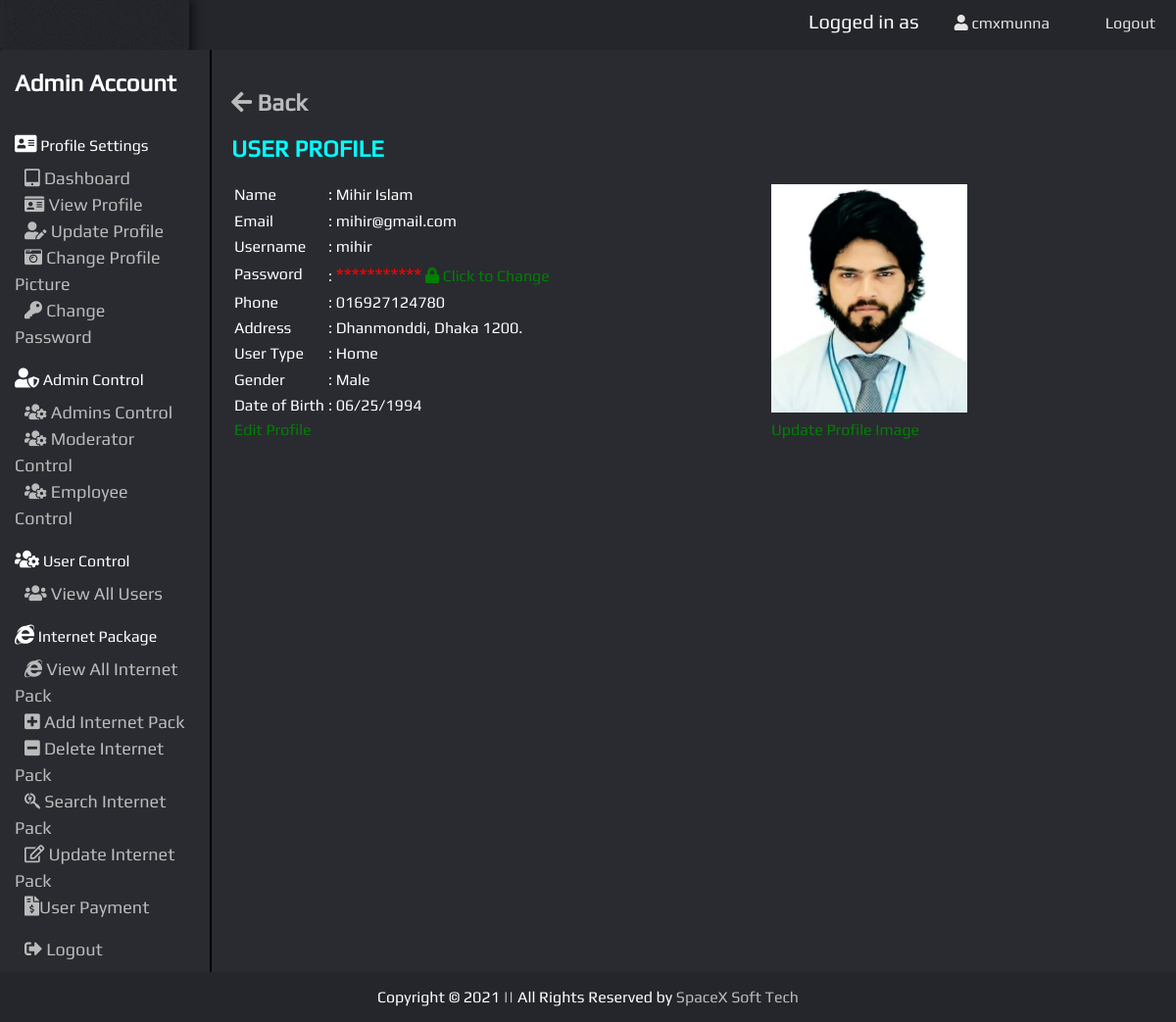
The app's page /user_view/view_userProfile.php?user_id=0235235 (signed in) with its own data.
### tables this page shows
CREATE TABLE `userinfo` (
  `id` int(11) NOT NULL,
  `user_id` varchar(100) NOT NULL,
  `name` varchar(40) NOT NULL,
  `email` varchar(40) NOT NULL,
  `username` varchar(40) NOT NULL,
  `password` varchar(100) NOT NULL,
  `phone` varchar(40) NOT NULL,
  `address` varchar(100) NOT NULL,
  `usertype` varchar(40) NOT NULL,
  `gender` varchar(40) NOT NULL,
  `dob` varchar(40) NOT NULL,
  `image` text DEFAULT NULL
);

### model/user_model.php (called while the page is built, shortened)
<?php
    function showuser($user_id)
    {
        $conn = db_conn();
        $selectQuery = "SELECT * FROM `userinfo` where user_id = ?";
        try {
            $stmt = $conn->prepare($selectQuery);
            $stmt->execute([$user_id]);
        }
        catch (PDOException $e)
        {
            echo $e->getMessage();
        }
        $row = $stmt->fetch(PDO::FETCH_ASSOC);
        return $row;
    }
?>

### user_controller/userinfoCntrl.php (called while the page is built, shortened)
<?php
    require_once ('../model/user_model.php');
    function fetchuser($user_id)
    {
        return showuser($user_id);
    }
?>

### user_view/view_userProfile.php (the view, shortened to what this page needs)
<?php
    include "../control/session.php" ;
    require_once '../user_controller/userinfoCntrl.php';
    $user = fetchuser($_GET['user_id']);
?>
<!DOCTYPE html>
<html lang="en">
<head>
    <link href="../resources/stylesheet/ife.css?v=<?php echo time(); ?>" rel="stylesheet">
</head>
<body>
    <?php include('../header_footer/header_after_login.php'); ?>
    <div class="main">
        <section>
        <h1 ><a href="../user_view/view_all_users.php" class="link-hvr"><i class="fas fa-arrow-left"></i> Back</a></h1>
            <h1 class="color-cyan">USER PROFILE</h1>
            <table>
                <tr>
                    <td><label for="name">Name</label></td>
                    <td style="width: 450px;">: <label><?php echo $user['name'] ?></label>
                    </td>
                    <td rowspan="9">
                        <img width="200px" src="../resources/img/user_img/<?php echo $user['image'] ?>"
                            alt="<?php echo $user['name'] ?>">
                    </td>
                </tr>
                <tr>
                    <td><label for="email">Email</label></td>
                    <td>: <label><?php echo $user['email'] ?></label></td>
                </tr>
                <tr>
                    <td><label for="username">Username</label></td>
                    <td>: <label><?php echo $user['username'] ?></label></td>
                </tr>
                <tr>
                    <td><label for="password">Password</label></td>
                    <td>: <span class="red font-size-20">***********</span><span ><a href="../user_view/update_userPassword.php?user_id=<?php echo $user['user_id'] ?>" class="green"> <i class="fas fa-lock"></i> Click to Change</a></span></td>
                </tr>
                <tr>
                    <td><label for="phone">Phone</label></td>
                    <td>: <label><?php echo $user['phone'] ?></label></td>
                </tr>
                <tr>
                    <td><label for="address">Address</label></td>
                    <td>: <label><?php echo $user['address'] ?></label></td>
                </tr>
                <tr>
                    <td><label for="type">User Type</label></td>
                    <td>: <label><?php echo $user['usertype'] ?></label></td>
                </tr>
                <tr>
                    <td><label for="gender">Gender</label></td>
                    <td>: <label><?php echo $user['gender'] ?></label></td>
                </tr>
                <tr>
                    <td><label for="dob">Date of Birth</label></td>
                    <td>: <label><?php echo $user['dob'] ?></label></td>
                </tr>
                <tr>
                    <td><a href="../user_view/update_userProfile.php?user_id=<?php echo $user['user_id'] ?>" class="green">Edit Profile</a></td>
                    <td></td>
                    <td><a href="../user_view/update_userImage.php?user_id=<?php echo $user['user_id'] ?>" class="green">Update Profile Image</a></td>
                </tr>
            </table>
        </section>
    </div>
    <?php include('../header_footer/copyright.php'); ?>
</body>
</html>

### resources/stylesheet/ife.css (style rules this page uses)
* { box-sizing: border-box; }
body { margin: 0; padding:0; background-color: #292b31; font-family: Play; color: white; }
a { color: #bbbbbb; text-decoration: none; }
section { width: 82%; float: right; height: 500px; padding: 20px; }
.green { color: green; }
.red { color: #FF0000; }
.color-cyan { color:cyan; }
.font-size-20 { font-size: 20px; }

### records on screen
userinfo: name "Mihir Islam", image (picture), email "mihir@gmail.com", username "mihir", phone "016927124780", address "Dhanmonddi, Dhaka 1200.", usertype "Home", gender "Male", dob "06/25/1994"

### other values on screen
$User "cmxmunna"
